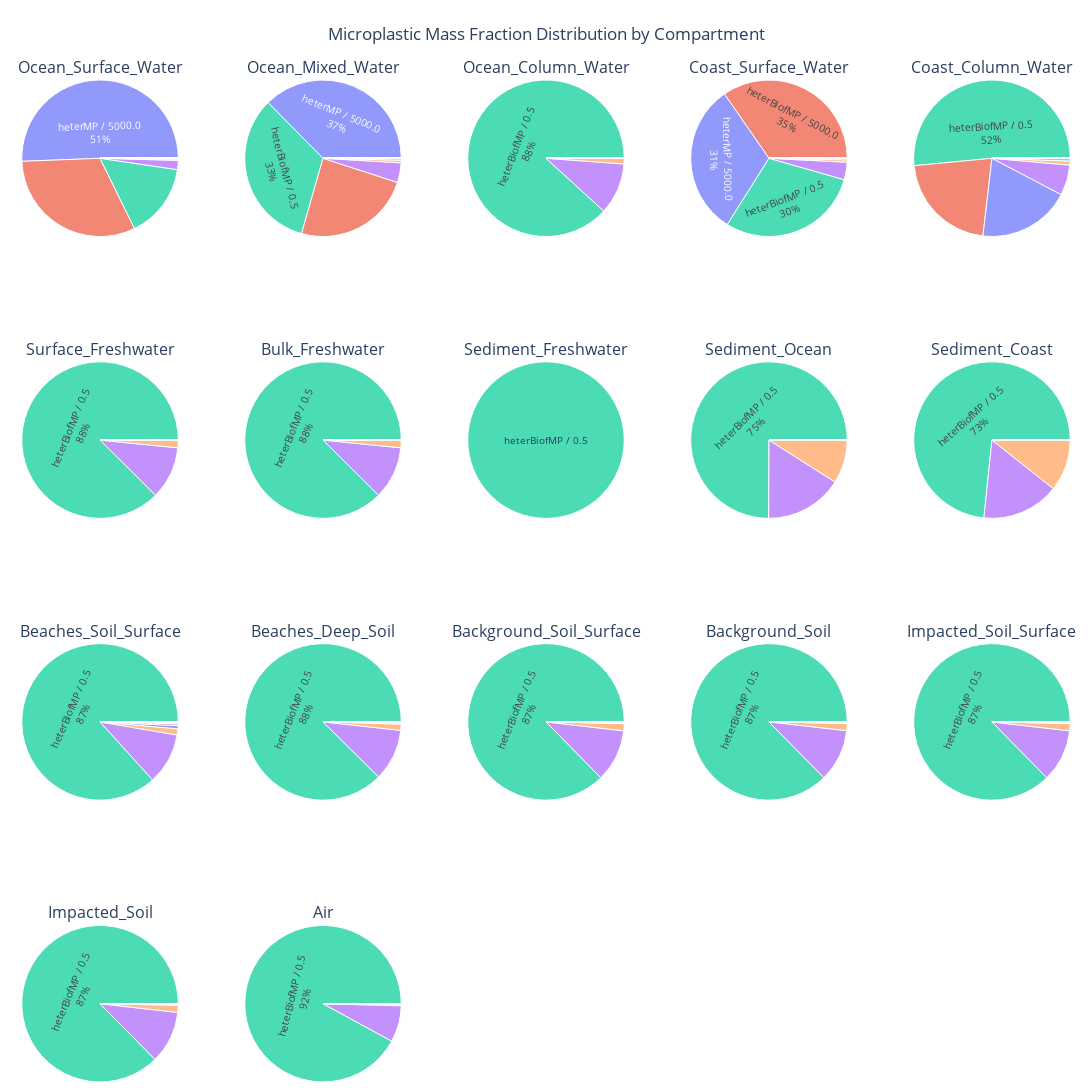

The cell this chart's notebook holds for it:
### Code cell
import plotly.graph_objects as go
from plotly.subplots import make_subplots
import plotly.express as px
import pandas as pd
import numpy as np

# Assume your DataFrame is preprocessed and contains:
# MP_Form | Size_Label | Compartment | mass_fraction

# Optional: Normalize values per compartment to show relative fractions
df['Size_Label'] = df['Size_Fraction_um'].astype(str)  # if not already done
compartments = df['Compartment'].unique()
n_cols = 5  # Adjust layout: 3 columns per row
n_rows = int(np.ceil(len(compartments) / n_cols))

# Create subplot grid
fig = make_subplots(
    rows=n_rows, cols=n_cols,
    specs=[[{'type': 'domain'}]*n_cols]*n_rows,
    subplot_titles=compartments
)

# Add one sunburst per compartment
for i, compartment in enumerate(compartments):
    row = i // n_cols + 1
    col = i % n_cols + 1
    df_sub = df[df['Compartment'] == compartment]

    fig.add_trace(
        go.Sunburst(
            labels=df_sub['MP_Form'] + " / " + df_sub['Size_Label'],
            parents=[""] * len(df_sub),
            values=df_sub['mass_fraction'],
            branchvalues='total',
            textinfo='label+percent entry',
            hovertemplate='<b>%{label}</b><br>%{value:.2e}<br>%{percentEntry:.2%}<extra></extra>',
        ),
        row=row, col=col
    )

# Update layout
fig.update_layout(
    height=300 * n_rows,  # adjust height based on number of rows
    width=1200,
    title_text="Microplastic Mass Fraction Distribution by Compartment",
    title_x=0.5,
    margin=dict(t=80, l=10, r=10, b=10),
    uniformtext=dict(minsize=10, mode='hide'),
)

fig.show()

### Figure 1 — Plotly figure (JSON) as saved in the notebook; plotly's stock layout.template omitted (floating-point values rounded to 4 significant figures)
{"data": [{"branchvalues": "total", "domain": {"x": [0, 0.168], "y": [0.8438, 1]}, "hovertemplate": "<b>%{label}</b><br>%{value:.2e}<br>%{percentEntry:.2%}<extra></extra>", "labels": ["freeMP / 0.5", "freeMP / 5.0", "freeMP / 50.0", "freeMP / 5000.0", "heterMP / 0.5", "heterMP / 5.0", "heterMP / 50.0", "heterMP / 500.0", "heterMP / 5000.0", "biofMP / 0.5", "biofMP / 5.0", "biofMP / 50.0", "biofMP / 5000.0", "heterBiofMP / 0.5", "heterBiofMP / 5.0", "heterBiofMP / 50.0", "heterBiofMP / 500.0", "heterBiofMP / 5000.0"], "parents": ["", "", "", "", "", "", "", "", "", "", "", "", "", "", "", "", "", ""], "textinfo": "label+percent entry", "type": "sunburst", "values": [2.167e-10, 4.565e-11, 9.117e-12, 8.713e-09, 1.383e-06, 2.963e-07, 1.978e-07, 9.986e-08, 0.00328, 1.797e-09, 1.826e-10, 1.076e-12, 2.052e-12, 0.0009996, 0.0001226, 1.609e-05, 1.007e-05, 0.00205]}, {"branchvalues": "total", "domain": {"x": [0.208, 0.376], "y": [0.8438, 1]}, "hovertemplate": "<b>%{label}</b><br>%{value:.2e}<br>%{percentEntry:.2%}<extra></extra>", "labels": ["freeMP / 0.5", "freeMP / 5.0", "freeMP / 50.0", "freeMP / 5000.0", "heterMP / 0.5", "heterMP / 5.0", "heterMP / 50.0", "heterMP / 500.0", "heterMP / 5000.0", "biofMP / 0.5", "biofMP / 5.0", "biofMP / 50.0", "biofMP / 5000.0", "heterBiofMP / 0.5", "heterBiofMP / 5.0", "heterBiofMP / 50.0", "heterBiofMP / 500.0", "heterBiofMP / 5000.0"], "parents": ["", "", "", "", "", "", "", "", "", "", "", "", "", "", "", "", "", ""], "textinfo": "label+percent entry", "type": "sunburst", "values": [4.213e-09, 8.87e-10, 1.639e-10, 2.348e-11, 2.724e-05, 5.839e-06, 3.896e-06, 1.932e-06, 0.02255, 3.594e-08, 3.65e-09, 2.102e-11, 1.472e-11, 0.01999, 0.002452, 0.0003219, 0.0001989, 0.01472]}, {"branchvalues": "total", "domain": {"x": [0.416, 0.584], "y": [0.8438, 1]}, "hovertemplate": "<b>%{label}</b><br>%{value:.2e}<br>%{percentEntry:.2%}<extra></extra>", "labels": ["freeMP / 0.5", "freeMP / 5.0", "heterMP / 0.5", "heterMP / 5.0", "heterMP / 50.0", "heterMP / 500.0", "heterMP / 5000.0", "biofMP / 0.5", "biofMP / 5.0", "biofMP / 50.0", "heterBiofMP / 0.5", "heterBiofMP / 5.0", "heterBiofMP / 50.0", "heterBiofMP / 500.0", "heterBiofMP / 5000.0"], "parents": ["", "", "", "", "", "", "", "", "", "", "", "", "", "", ""], "textinfo": "label+percent entry", "type": "sunburst", "values": [3.102e-11, 5.591e-12, 5.715e-07, 1.143e-07, 3.873e-08, 1.589e-08, 8.316e-06, 1.799e-09, 1.651e-10, 1.032e-11, 0.7767, 0.09347, 0.01026, 8.179e-06, 5.121e-06]}, {"branchvalues": "total", "domain": {"x": [0.624, 0.792], "y": [0.8438, 1]}, "hovertemplate": "<b>%{label}</b><br>%{value:.2e}<br>%{percentEntry:.2%}<extra></extra>", "labels": ["freeMP / 0.5", "heterMP / 0.5", "heterMP / 5.0", "heterMP / 50.0", "heterMP / 500.0", "heterMP / 5000.0", "biofMP / 0.5", "biofMP / 5.0", "heterBiofMP / 0.5", "heterBiofMP / 5.0", "heterBiofMP / 50.0", "heterBiofMP / 500.0", "heterBiofMP / 5000.0"], "parents": ["", "", "", "", "", "", "", "", "", "", "", "", ""], "textinfo": "label+percent entry", "type": "sunburst", "values": [3.841e-12, 3.61e-08, 7.738e-09, 5.166e-09, 2.6e-09, 4.362e-05, 3.671e-11, 2.388e-12, 4.097e-05, 5.017e-06, 6.48e-07, 4.107e-07, 4.81e-05]}, {"branchvalues": "total", "domain": {"x": [0.832, 1], "y": [0.8438, 1]}, "hovertemplate": "<b>%{label}</b><br>%{value:.2e}<br>%{percentEntry:.2%}<extra></extra>", "labels": ["freeMP / 0.5", "freeMP / 5.0", "heterMP / 0.5", "heterMP / 5.0", "heterMP / 50.0", "heterMP / 500.0", "heterMP / 5000.0", "biofMP / 0.5", "biofMP / 5.0", "heterBiofMP / 0.5", "heterBiofMP / 5.0", "heterBiofMP / 50.0", "heterBiofMP / 500.0", "heterBiofMP / 5000.0"], "parents": ["", "", "", "", "", "", "", "", "", "", "", "", "", ""], "textinfo": "label+percent entry", "type": "sunburst", "values": [7.671e-11, 1.481e-11, 7.182e-07, 1.539e-07, 1.028e-07, 5.079e-08, 0.0003042, 7.355e-10, 4.801e-11, 0.0008183, 0.0001002, 1.295e-05, 8.105e-06, 0.0003439]}, {"branchvalues": "total", "domain": {"x": [0, 0.168], "y": [0.5625, 0.7188]}, "hovertemplate": "<b>%{label}</b><br>%{value:.2e}<br>%{percentEntry:.2%}<extra></extra>", "labels": ["heterMP / 0.5", "heterMP / 5000.0", "heterBiofMP / 0.5", "heterBiofMP / 5.0", "heterBiofMP / 50.0", "heterBiofMP / 500.0", "heterBiofMP / 5000.0"], "parents": ["", "", "", "", "", "", ""], "textinfo": "label+percent entry", "type": "sunburst", "values": [3.828e-12, 4.844e-12, 6.088e-08, 7.554e-09, 1.058e-09, 2.704e-11, 6.677e-12]}, {"branchvalues": "total", "domain": {"x": [0.208, 0.376], "y": [0.5625, 0.7188]}, "hovertemplate": "<b>%{label}</b><br>%{value:.2e}<br>%{percentEntry:.2%}<extra></extra>", "labels": ["heterMP / 0.5", "heterMP / 5.0", "heterMP / 50.0", "heterMP / 5000.0", "heterBiofMP / 0.5", "heterBiofMP / 5.0", "heterBiofMP / 50.0", "heterBiofMP / 500.0", "heterBiofMP / 5000.0"], "parents": ["", "", "", "", "", "", "", "", ""], "textinfo": "label+percent entry", "type": "sunburst", "values": [3.826e-11, 8.788e-12, 7.083e-12, 4.209e-11, 6.088e-07, 7.554e-08, 1.058e-08, 2.704e-10, 5.879e-11]}, {"branchvalues": "total", "domain": {"x": [0.416, 0.584], "y": [0.5625, 0.7188]}, "hovertemplate": "<b>%{label}</b><br>%{value:.2e}<br>%{percentEntry:.2%}<extra></extra>", "labels": ["heterBiofMP / 0.5"], "parents": [""], "textinfo": "label+percent entry", "type": "sunburst", "values": [1.15e-12]}, {"branchvalues": "total", "domain": {"x": [0.624, 0.792], "y": [0.5625, 0.7188]}, "hovertemplate": "<b>%{label}</b><br>%{value:.2e}<br>%{percentEntry:.2%}<extra></extra>", "labels": ["heterMP / 0.5", "heterMP / 5.0", "biofMP / 0.5", "biofMP / 5.0", "biofMP / 50.0", "heterBiofMP / 0.5", "heterBiofMP / 5.0", "heterBiofMP / 50.0"], "parents": ["", "", "", "", "", "", "", ""], "textinfo": "label+percent entry", "type": "sunburst", "values": [1.191e-08, 2.076e-09, 4.289e-11, 9.017e-12, 2.965e-12, 0.02755, 0.005902, 0.00331]}, {"branchvalues": "total", "domain": {"x": [0.832, 1], "y": [0.5625, 0.7188]}, "hovertemplate": "<b>%{label}</b><br>%{value:.2e}<br>%{percentEntry:.2%}<extra></extra>", "labels": ["heterMP / 0.5", "heterMP / 5.0", "biofMP / 0.5", "biofMP / 5.0", "heterBiofMP / 0.5", "heterBiofMP / 5.0", "heterBiofMP / 50.0"], "parents": ["", "", "", "", "", "", ""], "textinfo": "label+percent entry", "type": "sunburst", "values": [5.552e-07, 1.038e-07, 6.494e-10, 9.728e-11, 0.001077, 0.0002347, 0.0001557]}, {"branchvalues": "total", "domain": {"x": [0, 0.168], "y": [0.2812, 0.4375]}, "hovertemplate": "<b>%{label}</b><br>%{value:.2e}<br>%{percentEntry:.2%}<extra></extra>", "labels": ["freeMP / 0.5", "freeMP / 5.0", "heterMP / 0.5", "heterMP / 5.0", "heterMP / 50.0", "heterMP / 500.0", "heterMP / 5000.0", "biofMP / 0.5", "biofMP / 5.0", "heterBiofMP / 0.5", "heterBiofMP / 5.0", "heterBiofMP / 50.0", "heterBiofMP / 500.0", "heterBiofMP / 5000.0"], "parents": ["", "", "", "", "", "", "", "", "", "", "", "", "", ""], "textinfo": "label+percent entry", "type": "sunburst", "values": [9.858e-11, 1.801e-11, 2.352e-06, 5.028e-07, 3.215e-07, 4.79e-08, 7.743e-06, 9.406e-10, 5.667e-11, 0.001058, 0.0001292, 1.557e-05, 1.829e-06, 4.404e-06]}, {"branchvalues": "total", "domain": {"x": [0.208, 0.376], "y": [0.2812, 0.4375]}, "hovertemplate": "<b>%{label}</b><br>%{value:.2e}<br>%{percentEntry:.2%}<extra></extra>", "labels": ["freeMP / 0.5", "freeMP / 5.0", "freeMP / 50.0", "heterMP / 0.5", "heterMP / 5.0", "heterMP / 50.0", "heterMP / 500.0", "heterMP / 5000.0", "biofMP / 0.5", "biofMP / 5.0", "heterBiofMP / 0.5", "heterBiofMP / 5.0", "heterBiofMP / 50.0", "heterBiofMP / 500.0", "heterBiofMP / 5000.0"], "parents": ["", "", "", "", "", "", "", "", "", "", "", "", "", "", ""], "textinfo": "label+percent entry", "type": "sunburst", "values": [9.393e-10, 1.711e-10, 1.341e-12, 2.249e-05, 4.807e-06, 3.07e-06, 4.075e-07, 5.178e-06, 8.954e-09, 5.373e-10, 0.01007, 0.00123, 0.0001478, 1.368e-05, 1.524e-06]}, {"branchvalues": "total", "domain": {"x": [0.416, 0.584], "y": [0.2812, 0.4375]}, "hovertemplate": "<b>%{label}</b><br>%{value:.2e}<br>%{percentEntry:.2%}<extra></extra>", "labels": ["heterMP / 0.5", "heterMP / 5.0", "heterMP / 50.0", "heterMP / 500.0", "heterMP / 5000.0", "biofMP / 0.5", "heterBiofMP / 0.5", "heterBiofMP / 5.0", "heterBiofMP / 50.0", "heterBiofMP / 500.0", "heterBiofMP / 5000.0"], "parents": ["", "", "", "", "", "", "", "", "", "", ""], "textinfo": "label+percent entry", "type": "sunburst", "values": [1.624e-08, 3.73e-09, 2.992e-09, 1.38e-10, 1.865e-09, 6.373e-12, 7.16e-06, 8.866e-07, 1.216e-07, 3.025e-09, 5.952e-10]}, {"branchvalues": "total", "domain": {"x": [0.624, 0.792], "y": [0.2812, 0.4375]}, "hovertemplate": "<b>%{label}</b><br>%{value:.2e}<br>%{percentEntry:.2%}<extra></extra>", "labels": ["freeMP / 0.5", "freeMP / 5.0", "heterMP / 0.5", "heterMP / 5.0", "heterMP / 50.0", "heterMP / 500.0", "heterMP / 5000.0", "biofMP / 0.5", "biofMP / 5.0", "heterBiofMP / 0.5", "heterBiofMP / 5.0", "heterBiofMP / 50.0", "heterBiofMP / 500.0", "heterBiofMP / 5000.0"], "parents": ["", "", "", "", "", "", "", "", "", "", "", "", "", ""], "textinfo": "label+percent entry", "type": "sunburst", "values": [9.102e-12, 1.575e-12, 1.547e-07, 3.553e-08, 2.845e-08, 1.16e-09, 1.247e-09, 6.067e-11, 3.477e-12, 6.818e-05, 8.442e-06, 1.154e-06, 2.262e-08, 2.059e-10]}, {"branchvalues": "total", "domain": {"x": [0.832, 1], "y": [0.2812, 0.4375]}, "hovertemplate": "<b>%{label}</b><br>%{value:.2e}<br>%{percentEntry:.2%}<extra></extra>", "labels": ["heterMP / 0.5", "heterMP / 5.0", "heterMP / 50.0", "heterMP / 500.0", "heterMP / 5000.0", "biofMP / 0.5", "heterBiofMP / 0.5", "heterBiofMP / 5.0", "heterBiofMP / 50.0", "heterBiofMP / 500.0", "heterBiofMP / 5000.0"], "parents": ["", "", "", "", "", "", "", "", "", "", ""], "textinfo": "label+percent entry", "type": "sunburst", "values": [1.129e-08, 2.593e-09, 2.08e-09, 9.594e-11, 1.297e-09, 4.431e-12, 4.978e-06, 6.165e-07, 8.454e-08, 2.103e-09, 4.138e-10]}, {"branchvalues": "total", "domain": {"x": [0, 0.168], "y": [0, 0.1562]}, "hovertemplate": "<b>%{label}</b><br>%{value:.2e}<br>%{percentEntry:.2%}<extra></extra>", "labels": ["freeMP / 0.5", "freeMP / 5.0", "heterMP / 0.5", "heterMP / 5.0", "heterMP / 50.0", "heterMP / 500.0", "heterMP / 5000.0", "biofMP / 0.5", "biofMP / 5.0", "heterBiofMP / 0.5", "heterBiofMP / 5.0", "heterBiofMP / 50.0", "heterBiofMP / 500.0", "heterBiofMP / 5000.0"], "parents": ["", "", "", "", "", "", "", "", "", "", "", "", "", ""], "textinfo": "label+percent entry", "type": "sunburst", "values": [6.328e-12, 1.095e-12, 1.076e-07, 2.47e-08, 1.978e-08, 8.063e-10, 8.673e-10, 4.218e-11, 2.418e-12, 4.741e-05, 5.87e-06, 8.023e-07, 1.573e-08, 1.432e-10]}, {"branchvalues": "total", "domain": {"x": [0.208, 0.376], "y": [0, 0.1562]}, "hovertemplate": "<b>%{label}</b><br>%{value:.2e}<br>%{percentEntry:.2%}<extra></extra>", "labels": ["heterMP / 0.5", "heterMP / 5.0", "heterBiofMP / 0.5", "heterBiofMP / 5.0", "heterBiofMP / 50.0"], "parents": ["", "", "", "", ""], "textinfo": "label+percent entry", "type": "sunburst", "values": [1.255e-11, 2.74e-12, 4.266e-09, 3.486e-10, 4.333e-12]}], "layout": {"annotations": [{"font": {"size": 16}, "showarrow": false, "text": "Ocean_Surface_Water", "x": 0.084, "xanchor": "center", "xref": "paper", "y": 1, "yanchor": "bottom", "yref": "paper"}, {"font": {"size": 16}, "showarrow": false, "text": "Ocean_Mixed_Water", "x": 0.292, "xanchor": "center", "xref": "paper", "y": 1, "yanchor": "bottom", "yref": "paper"}, {"font": {"size": 16}, "showarrow": false, "text": "Ocean_Column_Water", "x": 0.5, "xanchor": "center", "xref": "paper", "y": 1, "yanchor": "bottom", "yref": "paper"}, {"font": {"size": 16}, "showarrow": false, "text": "Coast_Surface_Water", "x": 0.708, "xanchor": "center", "xref": "paper", "y": 1, "yanchor": "bottom", "yref": "paper"}, {"font": {"size": 16}, "showarrow": false, "text": "Coast_Column_Water", "x": 0.916, "xanchor": "center", "xref": "paper", "y": 1, "yanchor": "bottom", "yref": "paper"}, {"font": {"size": 16}, "showarrow": false, "text": "Surface_Freshwater", "x": 0.084, "xanchor": "center", "xref": "paper", "y": 0.7188, "yanchor": "bottom", "yref": "paper"}, {"font": {"size": 16}, "showarrow": false, "text": "Bulk_Freshwater", "x": 0.292, "xanchor": "center", "xref": "paper", "y": 0.7188, "yanchor": "bottom", "yref": "paper"}, {"font": {"size": 16}, "showarrow": false, "text": "Sediment_Freshwater", "x": 0.5, "xanchor": "center", "xref": "paper", "y": 0.7188, "yanchor": "bottom", "yref": "paper"}, {"font": {"size": 16}, "showarrow": false, "text": "Sediment_Ocean", "x": 0.708, "xanchor": "center", "xref": "paper", "y": 0.7188, "yanchor": "bottom", "yref": "paper"}, {"font": {"size": 16}, "showarrow": false, "text": "Sediment_Coast", "x": 0.916, "xanchor": "center", "xref": "paper", "y": 0.7188, "yanchor": "bottom", "yref": "paper"}, {"font": {"size": 16}, "showarrow": false, "text": "Beaches_Soil_Surface", "x": 0.084, "xanchor": "center", "xref": "paper", "y": 0.4375, "yanchor": "bottom", "yref": "paper"}, {"font": {"size": 16}, "showarrow": false, "text": "Beaches_Deep_Soil", "x": 0.292, "xanchor": "center", "xref": "paper", "y": 0.4375, "yanchor": "bottom", "yref": "paper"}, {"font": {"size": 16}, "showarrow": false, "text": "Background_Soil_Surface", "x": 0.5, "xanchor": "center", "xref": "paper", "y": 0.4375, "yanchor": "bottom", "yref": "paper"}, {"font": {"size": 16}, "showarrow": false, "text": "Background_Soil", "x": 0.708, "xanchor": "center", "xref": "paper", "y": 0.4375, "yanchor": "bottom", "yref": "paper"}, {"font": {"size": 16}, "showarrow": false, "text": "Impacted_Soil_Surface", "x": 0.916, "xanchor": "center", "xref": "paper", "y": 0.4375, "yanchor": "bottom", "yref": "paper"}, {"font": {"size": 16}, "showarrow": false, "text": "Impacted_Soil", "x": 0.084, "xanchor": "center", "xref": "paper", "y": 0.1562, "yanchor": "bottom", "yref": "paper"}, {"font": {"size": 16}, "showarrow": false, "text": "Air", "x": 0.292, "xanchor": "center", "xref": "paper", "y": 0.1562, "yanchor": "bottom", "yref": "paper"}], "height": 1200, "margin": {"b": 10, "l": 10, "r": 10, "t": 80}, "title": {"text": "Microplastic Mass Fraction Distribution by Compartment", "x": 0.5}, "uniformtext": {"minsize": 10, "mode": "hide"}, "width": 1200}}
